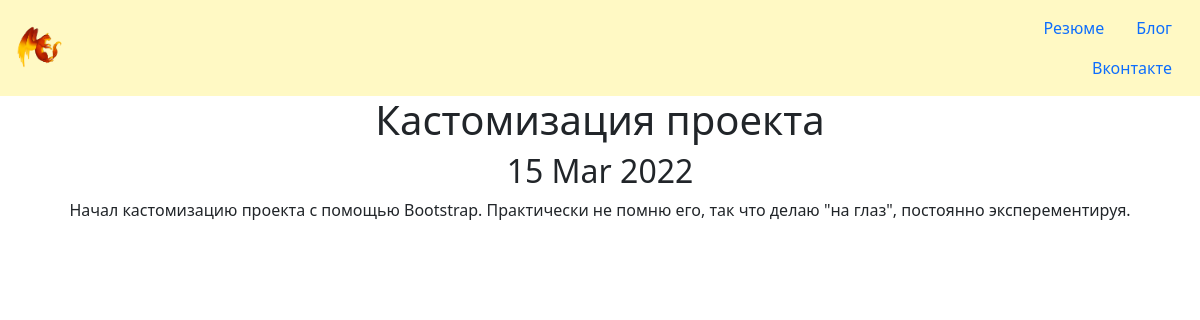
Page /blog/3/ on the committed database.
### blog/models.py (models this page shows, shortened)
class Blog(models.Model):
    title = models.CharField(max_length=200)
    description = models.TextField()
    date = models.DateField()

### blog/views.py (the view)
# urls.py: path('<int:blog_id>/', views.detail, name='detail'),
def detail(request, blog_id):
    blog = get_object_or_404(Blog, pk=blog_id)
    return render(request, 'blog/detail.html', {'blog': blog})

### blog/templates/blog/detail.html (shortened to what this page needs)
{% extends 'portfolio/base.html' %}
{% block content %}
    <div class="text-center">
        <h1>{{ blog.title }}</h1>
        <h2>{{ blog.date|date:'d M Y' }}</h2>
        <p>
            {{ blog.description|safe }}
        </p>
    </div>
{% endblock %}

### rows in the picture
Blog: title "Кастомизация проекта", date "15 Mar 2022", description "Начал кастомизацию проекта с помощью Bootstrap. Практически не помню его, так что делаю \"на глаз\", постоянно эксперементируя."
